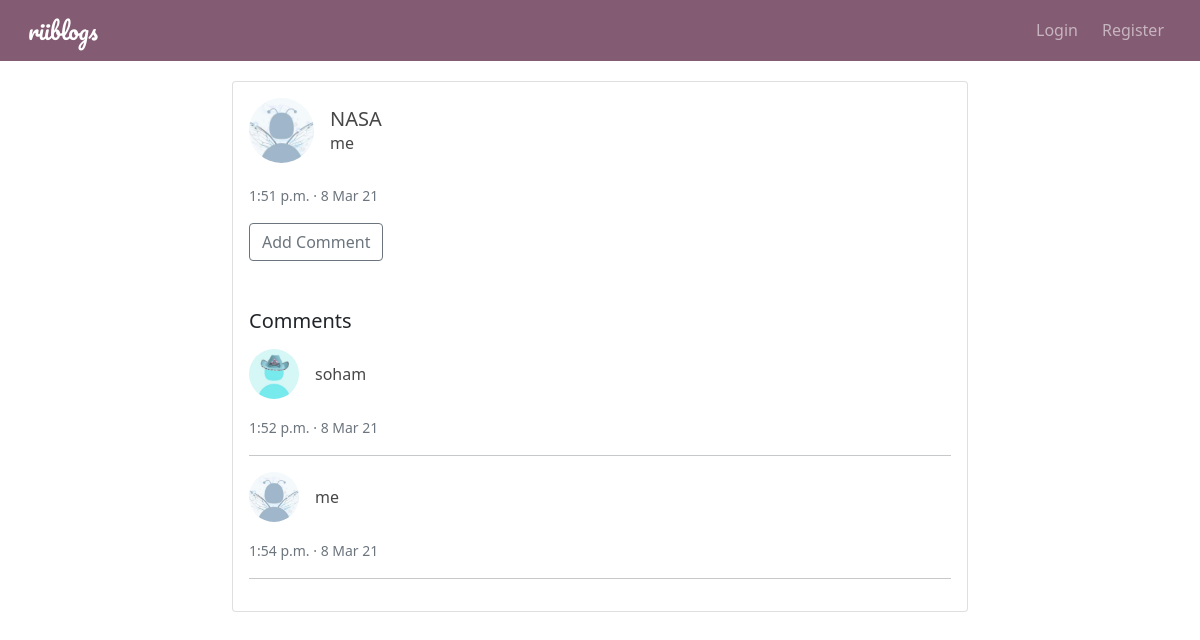
The page /post/10/ on the database its author committed.
### blog/models.py (models this page shows, shortened)
class Post(models.Model):
    author = models.ForeignKey(User, on_delete=models.CASCADE)
    title = models.CharField(max_length=100)
    content = models.TextField()
    created = models.DateTimeField(default=timezone.now)

class Comment(models.Model):
    post = models.ForeignKey(Post, on_delete=models.CASCADE, related_name='comments')
    author = models.ForeignKey(User, on_delete=models.CASCADE)
    text = models.TextField()
    posted_date = models.DateTimeField(default=timezone.now)

### user/models.py (models this page shows, shortened)
class Profile(models.Model):
    user = models.OneToOneField(User, on_delete=models.CASCADE)
    image = models.ImageField(upload_to='profile_pictures/', default='profile_pictures/default.jpg')

### blog/views.py (the view)
# urls.py: path('post/<int:pk>/', PostDetail.as_view(), name='detail'),
class PostDetail(DetailView):
    model = Post

### blog/templatetags/markdownify.py (called while the page is built)
@register.filter
def markdown(value):
    renderer = HighlightRenderer()
    markdown = mistune.Markdown(renderer=renderer)
    return markdown(value)

### blog/templates/blog/post_detail.html (shortened to what this page needs)
{% extends "blog/base.html" %}
{% load markdownify %}
{% block content %}
    <div class="card p-3 mb-1">
        <div class="d-flex align-items-center">
            <div class="image">
                <img src="{{ post.author.profile.image.url }}" class="rounded-circle border-light" height="65"
                     width="65" alt="author-image">
            </div>
            <div class="ml-3 w-100 ms-3">
                <div class="row">
                    <div class="col-9">
                        <h5 class="mb-0 mt-0">
                            <a href="{% url 'blog:detail' post.id %}" class="post-link">{{ post.title }}</a>
                        </h5>
                        <span><a href="{% url 'blog:user_posts' post.author %}" class="post-link">{{ post.author }}</a></span>
                    </div>
                </div>
            </div>
        </div>
        <div class="mt-1">
            <small class="text-muted">
                {{ post.created|date:'g:i a' }} &#183; {{ post.created|date:'j M y' }}
            </small>
        </div>
        <div class="mt-3">
            <a href="{% url 'blog:add_comment' post.id %}" class="btn btn-outline-secondary">Add Comment</a>
        </div>
        <div>
            <h5 class="mb-3 mt-5">Comments</h5>
            {% for comment in post.comments.all %}
                <div class="d-flex align-items-center">
                    <div class="image">
                        <img src="{{ comment.author.profile.image.url }}" class="rounded-circle border-light"
                             height="50"
                             width="50" alt="author-image">
                    </div>
                    <div class="ml-3 w-100 ms-3">
                        <div class="row">
                            <div class="col-9">
                                <span><a href="{% url 'blog:user_posts' comment.author %}"
                                         class="post-link">{{ comment.author }}</a></span>
                            </div>
                        </div>
                    </div>
                </div>
                <div class="mt-3">
                    <small class="text-muted">
                        {{ comment.posted_date|date:'g:i a' }} &#183; {{ comment.posted_date|date:'j M y' }}
                    </small>
                </div>
                <hr>
            {% empty %}
                <p><em>No comments</em></p>
            {% endfor %}
        </div>
    </div>
{% endblock %}

### blog/static/blog/main.css (style rules this page uses)
.post-link { color: rgb(71, 71, 71); text-decoration: none; }

### rows shown on the page
Post: author.profile.image (picture), title "NASA", author "me", created "1:51 p.m.", created "8 Mar 21"
Comment: author.profile.image (picture), author "soham", posted_date "1:52 p.m.", posted_date "8 Mar 21"
Comment: author.profile.image (picture), author "me", posted_date "1:54 p.m.", posted_date "8 Mar 21"
